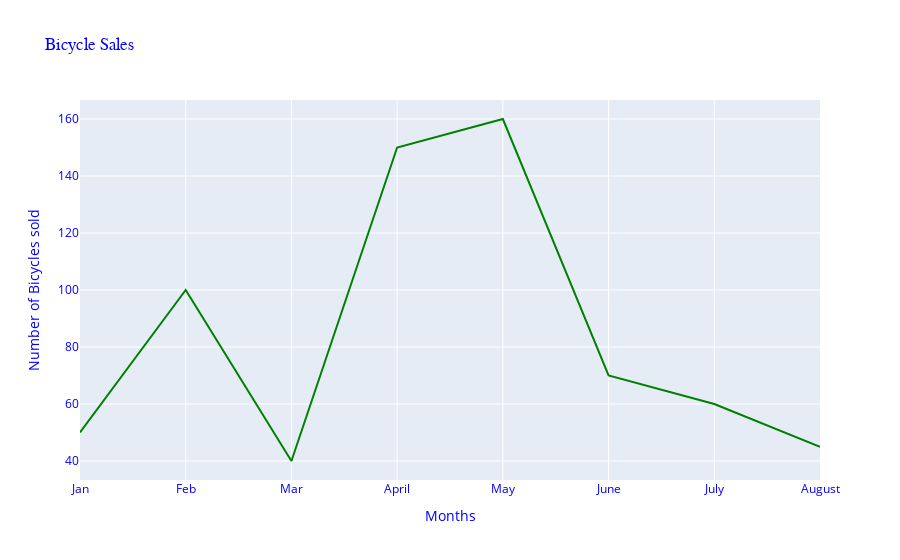

Write notebook code for a chart like this one.
### Code cell
fig = go.Figure()

# add line plot
fig.add_trace(
    go.Scatter(
        x=months, y=bicycles_sold,
        mode="lines", # line plot mode
        marker=dict(color="green")
    )
)

# update layout
fig.update_layout(
    title='Bicycle Sales',
    font_color = "blue",
    title_font_family="Times New Roman"
)

fig.update_xaxes(title = "Months")
fig.update_yaxes(title="Number of Bicycles sold")

# display
fig.show()

### Figure 1 — Plotly figure (JSON) as saved in the notebook; plotly's stock layout.template omitted (floating-point values rounded to 4 significant figures)
{"data": [{"marker": {"color": "green"}, "mode": "lines", "type": "scatter", "x": ["Jan", "Feb", "Mar", "April", "May", "June", "July", "August"], "y": [50, 100, 40, 150, 160, 70, 60, 45]}], "layout": {"font": {"color": "blue"}, "title": {"font": {"family": "Times New Roman"}, "text": "Bicycle Sales"}, "xaxis": {"title": {"text": "Months"}}, "yaxis": {"title": {"text": "Number of Bicycles sold"}}}}
